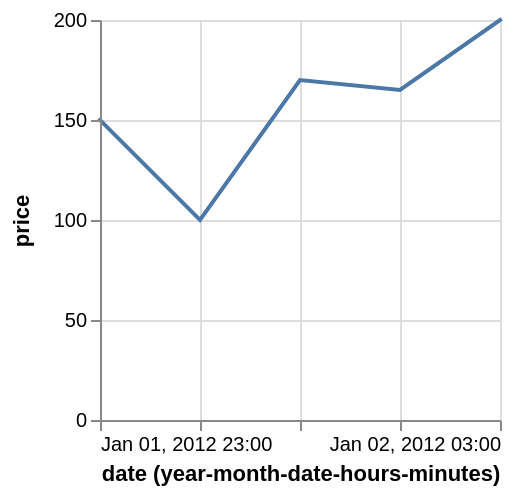

The specification (Vega-Lite) saved for this image:
### Vega specification from a JSON file in a GitHub repository (floating-point values rounded to 4 significant figures)
{"$schema": "https://vega.github.io/schema/vega/v3.0.json", "description": "Google's stock price over time.", "autosize": "pad", "padding": 5, "width": 200, "height": 200, "style": "cell", "data": [{"name": "source_0", "values": [{"date": "Sun, 01 Jan 2012 23:00:00", "price": 150}, {"date": "Sun, 02 Jan 2012 00:00:00", "price": 100}, {"date": "Sun, 02 Jan 2012 01:00:00", "price": 170}, {"date": "Sun, 02 Jan 2012 02:00:00", "price": 165}, {"date": "Sun, 02 Jan 2012 03:00:00", "price": 200}]}, {"name": "data_0", "source": "source_0", "transform": [{"type": "formula", "expr": "toDate(datum[\"date\"])", "as": "date"}, {"type": "formula", "expr": "toNumber(datum[\"price\"])", "as": "price"}, {"type": "formula", "as": "yearmonthdatehoursminutes_date", "expr": "datetime(year(datum[\"date\"]), month(datum[\"date\"]), date(datum[\"date\"]), hours(datum[\"date\"]), minutes(datum[\"date\"]), 0, 0)"}]}], "marks": [{"name": "marks", "type": "line", "style": ["line"], "sort": {"field": "datum[\"yearmonthdatehoursminutes_date\"]", "order": "descending"}, "from": {"data": "data_0"}, "encode": {"update": {"stroke": {"value": "#4c78a8"}, "x": {"scale": "x", "field": "yearmonthdatehoursminutes_date"}, "y": {"scale": "y", "field": "price"}, "defined": {"signal": "datum[\"yearmonthdatehoursminutes_date\"] !== null && !isNaN(datum[\"yearmonthdatehoursminutes_date\"]) && datum[\"price\"] !== null && !isNaN(datum[\"price\"])"}}}}], "scales": [{"name": "x", "type": "utc", "domain": {"data": "data_0", "field": "yearmonthdatehoursminutes_date"}, "range": [0, {"signal": "width"}]}, {"name": "y", "type": "linear", "domain": {"data": "data_0", "field": "price"}, "range": [{"signal": "height"}, 0], "nice": true, "zero": true}], "axes": [{"scale": "x", "orient": "bottom", "title": "date (year-month-date-hours-minutes)", "labelFlush": true, "labelOverlap": true, "tickCount": {"signal": "ceil(width/40)"}, "encode": {"labels": {"update": {"text": {"signal": "utcFormat(datum.value, '%b %d, %Y %H:%M')"}}}}, "zindex": 1}, {"scale": "x", "orient": "bottom", "grid": true, "tickCount": {"signal": "ceil(width/40)"}, "gridScale": "y", "domain": false, "labels": false, "maxExtent": 0, "minExtent": 0, "ticks": false, "zindex": 0}, {"scale": "y", "orient": "left", "title": "price", "labelOverlap": true, "tickCount": {"signal": "ceil(height/40)"}, "zindex": 1}, {"scale": "y", "orient": "left", "grid": true, "tickCount": {"signal": "ceil(height/40)"}, "gridScale": "x", "domain": false, "labels": false, "maxExtent": 0, "minExtent": 0, "ticks": false, "zindex": 0}], "config": {"axisY": {"minExtent": 30}, "style": {"line": {"strokeCap": "square"}}}}
